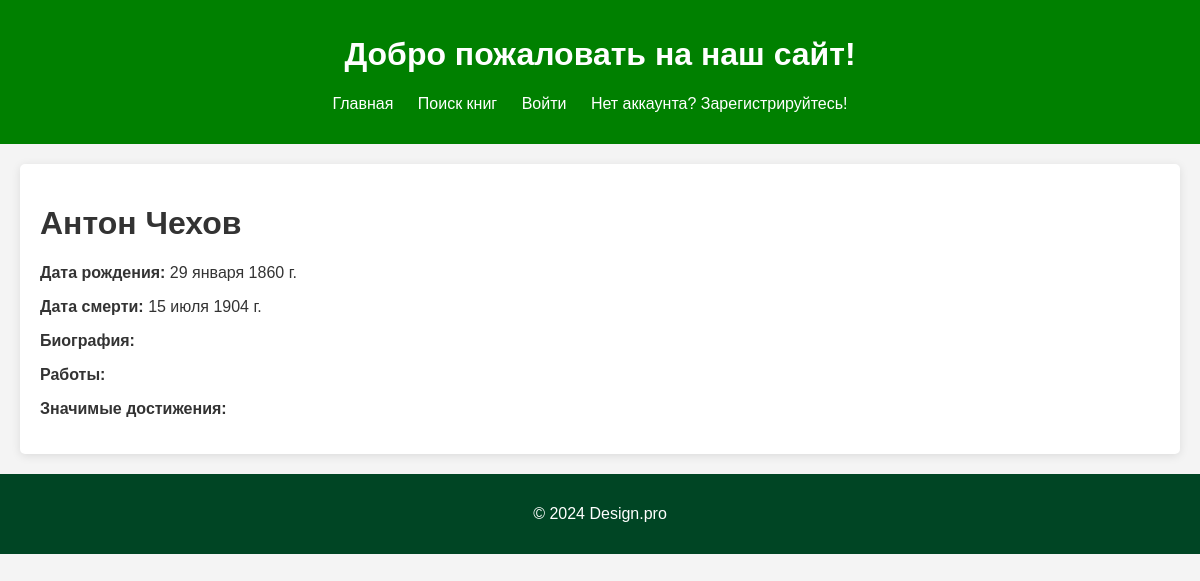
The app's page /EA/author/1/ with its own data.
### EA/models.py (models this page shows, shortened)
class Author(models.Model):
    first_name = models.CharField(max_length=100)
    last_name = models.CharField(max_length=100)
    date_of_birth = models.DateField(null=True, blank=True)
    date_of_death = models.DateField('Died', null=True, blank=True)
    biography = models.TextField(max_length=2000, help_text="Enter a brief biography of the author", blank=True)
    works = models.TextField(max_length=2000, help_text="List of works by the author", blank=True)
    notable_achievements = models.TextField(max_length=2000, help_text="Significant achievements of the author", blank=True)
    class Meta:
        ordering = ['last_name']

### EA/views.py (the view)
# urls.py: path('author/<int:pk>/', views.AuthorDetailView.as_view(), name='author-detail'),
class AuthorDetailView(generic.DetailView):
    model = Author
    template_name = 'author_detail.html'
    context_object_name = 'author'

### EA/templates/author_detail.html (shortened to what this page needs)
{% extends "base.html" %}
{% block content %}
<h1>{{ author.first_name }} {{ author.last_name }}</h1>
<p><strong>Дата рождения:</strong> {{ author.date_of_birth }}</p>
<p><strong>Дата смерти:</strong> {{ author.date_of_death }}</p>
<p><strong>Биография:</strong> {{ author.biography }}</p>
<p><strong>Работы:</strong> {{ author.works }}</p>
<p><strong>Значимые достижения:</strong> {{ author.notable_achievements }}</p>
{% endblock %}

### EA/static/css/style.css (style rules this page uses)
body { font-family: Arial, sans-serif; margin: 0; padding: 0; background-color: #f4f4f4; color: #333; }

### records on screen
Author: first_name "Антон", last_name "Чехов", date_of_birth "29 января 1860 г.", date_of_death "15 июля 1904 г."
